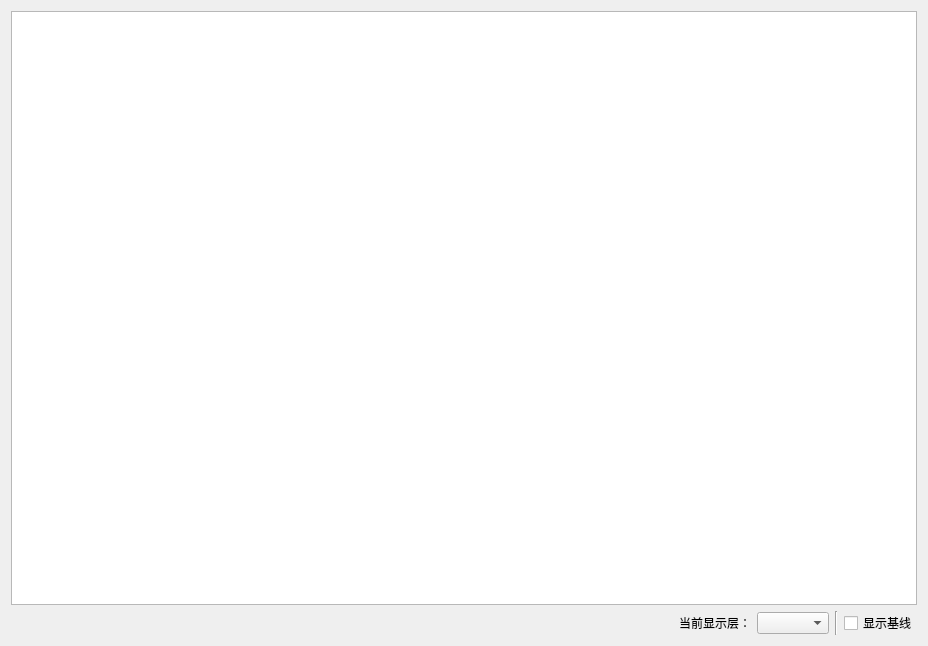
<?xml version="1.0" encoding="UTF-8"?>
<ui version="4.0">
 <class>Form</class>
 <widget class="QWidget" name="Form">
  <property name="geometry">
   <rect>
    <x>0</x>
    <y>0</y>
    <width>928</width>
    <height>646</height>
   </rect>
  </property>
  <property name="windowTitle">
   <string>Form</string>
  </property>
  <layout class="QVBoxLayout" name="verticalLayout">
   <item>
    <widget class="GraphicsView" name="graphicsView"/>
   </item>
   <item>
    <layout class="QHBoxLayout" name="horizontalLayout">
     <item>
      <spacer name="horizontalSpacer">
       <property name="orientation">
        <enum>Qt::Horizontal</enum>
       </property>
       <property name="sizeHint" stdset="0">
        <size>
         <width>40</width>
         <height>20</height>
        </size>
       </property>
      </spacer>
     </item>
     <item>
      <widget class="QLabel" name="label">
       <property name="text">
        <string>当前显示层：</string>
       </property>
      </widget>
     </item>
     <item>
      <widget class="QComboBox" name="comboBox_boardID"/>
     </item>
     <item>
      <widget class="Line" name="line">
       <property name="orientation">
        <enum>Qt::Vertical</enum>
       </property>
      </widget>
     </item>
     <item>
      <widget class="QCheckBox" name="checkBox_showBaseline">
       <property name="text">
        <string>显示基线</string>
       </property>
      </widget>
     </item>
    </layout>
   </item>
  </layout>
 </widget>
 <customwidgets>
  <customwidget>
   <class>GraphicsView</class>
   <extends>QGraphicsView</extends>
   <header>pyqtgraph</header>
  </customwidget>
 </customwidgets>
 <resources/>
 <connections/>
</ui>
